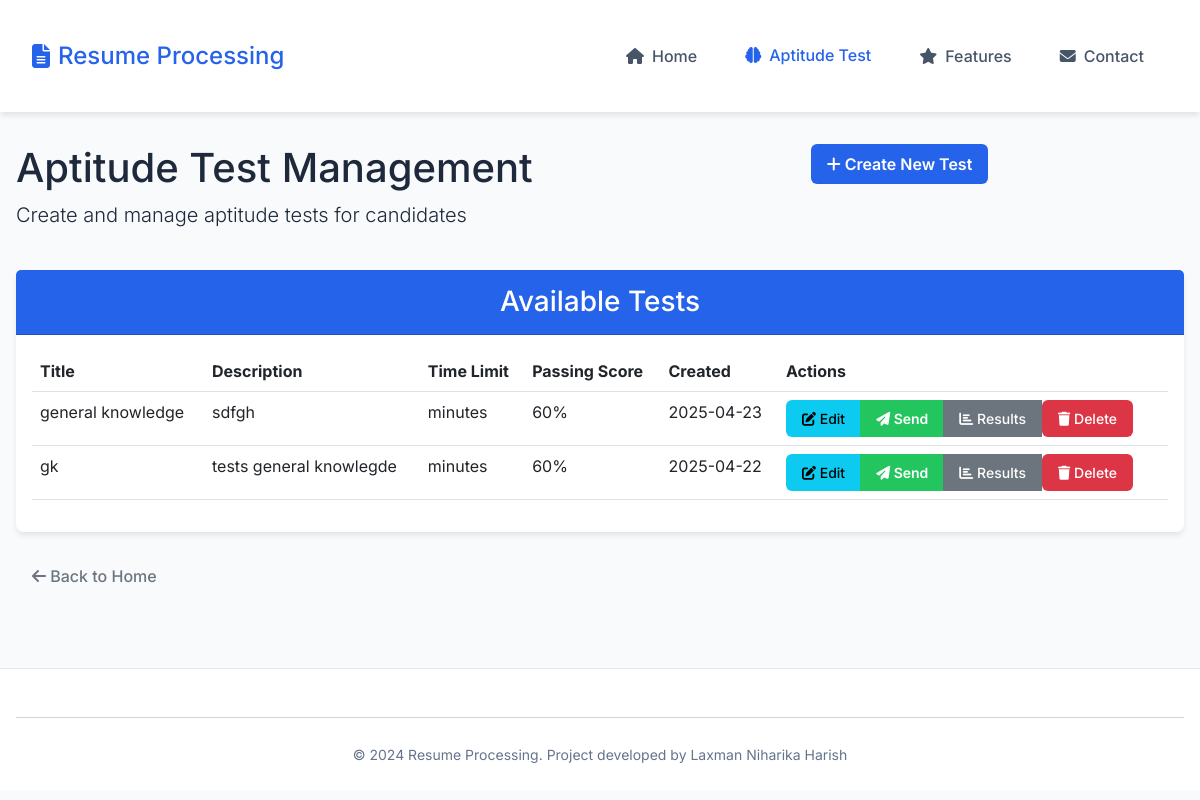
/aptitude/, run on the app's committed database.
### models.py (models this page shows)
class AptitudeTest(db.Model):
    id = db.Column(db.Integer, primary_key=True)
    title = db.Column(db.String(100), nullable=False)
    description = db.Column(db.Text)
    time_limit = db.Column(db.Integer, nullable=False)  # in minutes
    passing_score = db.Column(db.Integer, nullable=False)  # percentage
    created_by = db.Column(db.String(100))
    created_at = db.Column(db.DateTime, default=datetime.utcnow)
    questions = db.relationship('Question', backref='test', lazy=True)
    test_links = db.relationship('TestLink', backref='test', lazy=True)
    test_attempts = db.relationship('TestAttempt', backref='test', lazy=True)

### aptitude/app.py (the view)
@aptitude_bp.route('/')
def aptitude_home():
    tests = AptitudeTest.query.order_by(AptitudeTest.created_at.desc()).all()
    return render_template('aptitude/home.html', tests=tests)

### aptitude/templates/aptitude/home.html (shortened to what this page needs)
{% extends "base.html" %}
{% block content %}
<div class="container mt-5">
    <div class="row mb-4">
        <div class="col-md-8">
            <h1>Aptitude Test Management</h1>
            <p class="lead">Create and manage aptitude tests for candidates</p>
        </div>
        <div class="col-md-4 text-right">
            <a href="{{ url_for('aptitude.create_test') }}" class="btn btn-primary">
                <i class="fas fa-plus"></i> Create New Test
            </a>
        </div>
    </div>
    <div class="card">
        <div class="card-header bg-primary text-white">
            <h3 class="mb-0">Available Tests</h3>
        </div>
        <div class="card-body">
            {% if tests %}
            <div class="table-responsive">
                <table class="table table-hover">
                    <thead>
                        <tr>
                            <th>Title</th>
                            <th>Description</th>
                            <th>Time Limit</th>
                            <th>Passing Score</th>
                            <th>Created</th>
                            <th>Actions</th>
                        </tr>
                    </thead>
                    <tbody>
                        {% for test in tests %}
                        <tr>
                            <td>{{ test.title }}</td>
                            <td>{{ test.description|truncate(50) }}</td>
                            <td>{{ test.time_limit_minutes }} minutes</td>
                            <td>{{ test.passing_score }}%</td>
                            <td>{{ test.created_at.strftime('%Y-%m-%d') }}</td>
                            <td>
                                <div class="btn-group">
                                    <a href="{{ url_for('aptitude.edit_test', test_id=test.id) }}" class="btn btn-sm btn-info">
                                        <i class="fas fa-edit"></i> Edit
                                    </a>
                                    <a href="{{ url_for('aptitude.send_test', test_id=test.id) }}" class="btn btn-sm btn-success">
                                        <i class="fas fa-paper-plane"></i> Send
                                    </a>
                                    <a href="{{ url_for('aptitude.view_results', test_id=test.id) }}" class="btn btn-sm btn-secondary">
                                        <i class="fas fa-chart-bar"></i> Results
                                    </a>
                                    <form action="{{ url_for('aptitude.delete_test', test_id=test.id) }}" method="POST" class="d-inline" onsubmit="return confirm('Are you sure you want to delete this test? This action cannot be undone.');">
                                        <button type="submit" class="btn btn-sm btn-danger">
                                            <i class="fas fa-trash"></i> Delete
                                        </button>
                                    </form>
                                </div>
                            </td>
                        </tr>
                        {% endfor %}
                    </tbody>
                </table>
            </div>
            {% else %}
            <div class="alert alert-info">
                <p>No tests have been created yet. <a href="{{ url_for('aptitude.create_test') }}">Create your first test</a>.</p>
            </div>
            {% endif %}
        </div>
    </div>
    <div class="mt-4">
        <a href="{{ url_for('home') }}" class="btn btn-outline-secondary">
            <i class="fas fa-arrow-left"></i> Back to Home
        </a>
    </div>
</div>
{% endblock %}

### static/main.css (style rules this page uses)
:root { --primary-color: #2563eb; --primary-dark: #1d4ed8; --secondary-color: #64748b; --accent-color: #3b82f6; --background-light: #f8fafc; --background-white: #ffffff; --text-primary: #1e293b; --text-secondary: #475569; --text-light: #94a3b8; --border-color: #e2e8f0; --success-color: #22c55e; --error-color: #ef4444; --warning-color: #f59e0b; --gradient-primary: linear-gradient(135deg, #16b4a7, #1aad89); --gradient-blue: linear-gradient(135deg, #007bff, #0056b3); --font-primary: 'Inter', -apple-system, BlinkMacSystemFont, 'Segoe UI', Roboto, sans-serif; --font-size-xs: 0.75rem; --font-size-sm: 0.875rem; --font-size-base: 1rem; --font-size-lg: 1.125rem; --font-size-xl: 1.25rem; --font-size-2xl: 1.5rem; --font-size-3xl: 1.875rem; --spacing-1: 0.25rem; --spacing-2: 0.5rem; --spacing-3: 0.75rem; --spacing-4: 1rem; --spacing-6: 1.5rem; --spacing-8: 2rem; --spacing-12: 3rem; --shadow-sm: 0 1px 2px 0 rgb(0 0 0 / 0.05); --shadow-md: 0 4px 6px -1px rgb(0 0 0 / 0.1); --shadow-lg: 0 10px 15px -3px rgb(0 0 0 / 0.1); --radius-sm: 0.25rem; --radius-md: 0.375rem; --radius-lg: 0.5rem; --radius-full: 9999px; }
* { margin: 0; padding: 0; box-sizing: border-box; }
html, body { height: 100%; margin: 0; display: flex; flex-direction: column; }
body { font-family: var(--font-primary); color: var(--text-primary); line-height: 1.5; background-color: var(--background-light); flex-grow: 1; min-height: 100vh; position: relative; padding-top: 72px; padding-bottom: 100px; }
body::before { content: ""; position: fixed; top: 0; left: 0; width: 100%; height: 100%; background: url('https://files.123freevectors.com/wp-content/original/202451-pastel-blue-plain-background-vector-eps.jpg') no-repeat center center/cover; filter: blur(8px); z-index: -1; }
.container { flex: 1; padding: var(--spacing-6) var(--spacing-4); max-width: 1200px; margin: 0 auto; }
.card { background: var(--background-white); border-radius: var(--radius-lg); box-shadow: var(--shadow-md); border: 1px solid var(--border-color); transition: transform 0.2s ease, box-shadow 0.2s ease; border: none; }
.card-header { background-color: var(--primary-color); color: white; border-radius: var(--radius-lg) var(--radius-lg) 0 0; padding: 15px 20px; text-align: center; }
.btn { padding: var(--spacing-2) var(--spacing-4); border-radius: var(--radius-md); font-weight: 500; transition: all 0.2s ease; border: none; cursor: pointer; }
.btn-primary { background-color: var(--primary-color); border-color: var(--primary-color); color: white; font-weight: 600; }
.btn-success { background: var(--success-color); border: none; font-weight: 600; }
.bg-primary { background-color: var(--primary-color) !important; }

### data on the page
AptitudeTest: title "general knowledge", description "sdfgh", passing_score "60", created_at "2025-04-23"
AptitudeTest: title "gk", description "tests general knowlegde", passing_score "60", created_at "2025-04-22"
